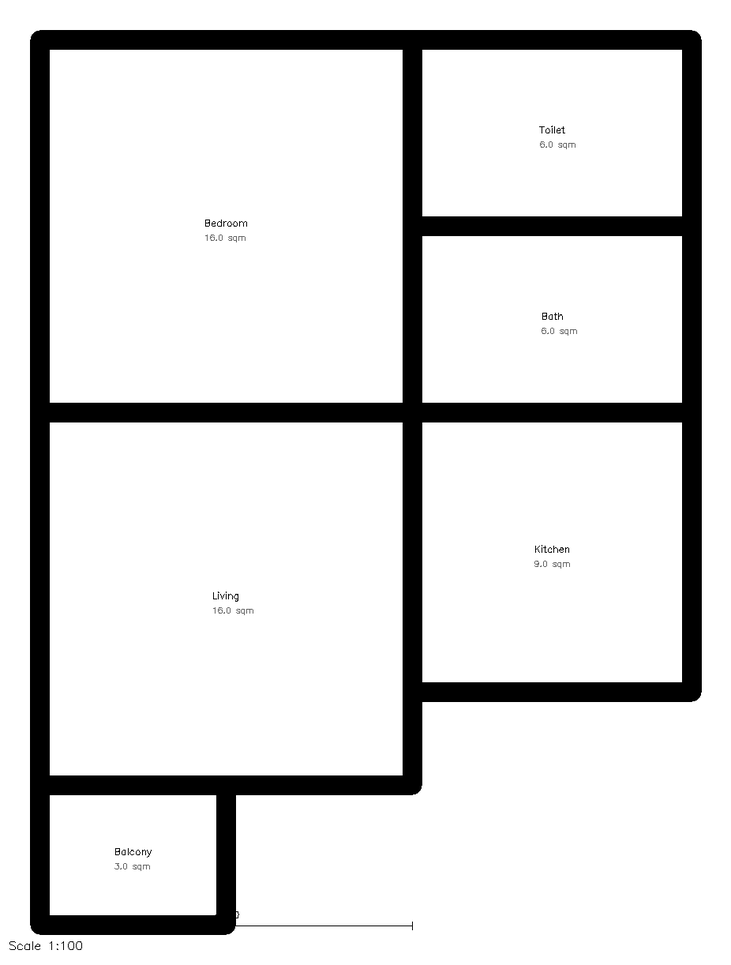
#> input picture data/benchmark/raw/synth_1bhk.png, 731 x 965 px, shrunk from 926 x 1222 before the run
$ python preprocess.py ../data/benchmark/raw/synth_1bhk.png
#> lines starting #> are read from the running program, lines starting #| are printed output that depends on the picture; after the words box and inside, x2 and y2 are one past the last pixel; in counts of white or black regions, pixels touching at a corner belong together
"""
Floor Plan Preprocessing Module
Image preprocessing for raster plans: deskew, denoise, adaptive threshold.
"""

import logging
from dataclasses import dataclass
from typing import Tuple, Optional
import numpy as np
import cv2
from scipy import ndimage

logger = logging.getLogger(__name__)


@dataclass
class PreprocessConfig:
    """Configuration for preprocessing."""
    # Deskew
    enable_deskew: bool = True
    deskew_angle_threshold: float = 5.0  # degrees

    # Denoise
    enable_denoise: bool = True
    denoise_strength: int = 10

    # Contrast enhancement
    enable_clahe: bool = True
    clahe_clip_limit: float = 2.0
    clahe_tile_size: Tuple[int, int] = (8, 8)

    # Binarization
    adaptive_block_size: int = 35
    adaptive_c: int = 10

    # Morphological cleanup
    remove_small_noise: bool = True
    noise_kernel_size: int = 3

    # Border handling
    add_border: bool = True
    border_size: int = 50


@dataclass
class PreprocessResult:
    """Result of preprocessing."""
    original: np.ndarray
    grayscale: np.ndarray
    binarized: np.ndarray
    cleaned: np.ndarray
    deskew_angle: float = 0.0
    scale_factor: float = 1.0


class Preprocessor:
    """
    Image preprocessing for floor plans.
    Handles deskew, denoise, and binarization.
    """

    def __init__(self, config: Optional[PreprocessConfig] = None):
        self.config = config or PreprocessConfig()

    def process(self, image: np.ndarray) -> PreprocessResult:
        """
        Full preprocessing pipeline.

        Args:
            image: Input BGR image

        Returns:
            PreprocessResult with all intermediate images
        """
        logger.info(f"Preprocessing image of shape {image.shape}")

        original = image.copy()

        # Convert to grayscale
        if len(image.shape) == 3:
            gray = cv2.cvtColor(image, cv2.COLOR_BGR2GRAY)
        else:
            gray = image.copy()

        # Deskew
        deskew_angle = 0.0
        if self.config.enable_deskew:
            gray, deskew_angle = self._deskew(gray)
            if abs(deskew_angle) > 0.1:
                logger.info(f"Deskewed by {deskew_angle:.2f} degrees")

        # Denoise
        if self.config.enable_denoise:
            gray = cv2.fastNlMeansDenoising(
                gray,
                h=self.config.denoise_strength
            )

        # Contrast enhancement (CLAHE)
        if self.config.enable_clahe:
            clahe = cv2.createCLAHE(
                clipLimit=self.config.clahe_clip_limit,
                tileGridSize=self.config.clahe_tile_size
            )
            gray = clahe.apply(gray)

        # Add border if needed
        if self.config.add_border:
            border = self.config.border_size
            gray = cv2.copyMakeBorder(
                gray, border, border, border, border,
                cv2.BORDER_CONSTANT, value=255
            )

        # Binarization - adaptive thresholding
        binarized = cv2.adaptiveThreshold(
            gray,
            255,
            cv2.ADAPTIVE_THRESH_GAUSSIAN_C,
            cv2.THRESH_BINARY_INV,
            self.config.adaptive_block_size,
            self.config.adaptive_c
        )

        # Cleanup small noise
        cleaned = binarized.copy()
        if self.config.remove_small_noise:
            cleaned = self._remove_small_components(
                cleaned,
                min_size=self.config.noise_kernel_size ** 2 * 4
            )

        return PreprocessResult(
            original=original,
            grayscale=gray,
            binarized=binarized,
            cleaned=cleaned,
            deskew_angle=deskew_angle
        )

    def _deskew(self, image: np.ndarray) -> Tuple[np.ndarray, float]:
        """
        Detect and correct skew in image.

        Returns:
            Tuple of (deskewed image, angle in degrees)
        """
        # Detect edges
        edges = cv2.Canny(image, 50, 150, apertureSize=3)

        # Detect lines using Hough transform
        lines = cv2.HoughLinesP(
            edges,
            rho=1,
            theta=np.pi / 180,
            threshold=100,
            minLineLength=100,
            maxLineGap=10
        )

        if lines is None or len(lines) < 10:
            return image, 0.0

        # Calculate angles of lines
        angles = []
        for line in lines:
            x1, y1, x2, y2 = line[0]
            angle = np.arctan2(y2 - y1, x2 - x1) * 180 / np.pi

            # Normalize to -90 to 90
            while angle > 90:
                angle -= 180
            while angle < -90:
                angle += 180

            # Only consider nearly horizontal or vertical lines
            if abs(angle) < 45:
                angles.append(angle)
            elif abs(angle) > 45:
                # Vertical line - compute deviation from 90
                angles.append(angle - 90 if angle > 0 else angle + 90)

        if not angles:
            return image, 0.0

        # Use median angle
        median_angle = np.median(angles)

        # Only deskew if angle is significant but not too large
        if abs(median_angle) < 0.1 or abs(median_angle) > self.config.deskew_angle_threshold:
            return image, 0.0

        # Rotate image
        h, w = image.shape[:2]
        center = (w // 2, h // 2)
        rotation_matrix = cv2.getRotationMatrix2D(center, median_angle, 1.0)

        # Calculate new image size to avoid cropping
        cos = abs(rotation_matrix[0, 0])
        sin = abs(rotation_matrix[0, 1])
        new_w = int(h * sin + w * cos)
        new_h = int(h * cos + w * sin)

        rotation_matrix[0, 2] += (new_w - w) / 2
        rotation_matrix[1, 2] += (new_h - h) / 2

        rotated = cv2.warpAffine(
            image,
            rotation_matrix,
            (new_w, new_h),
            borderMode=cv2.BORDER_CONSTANT,
            borderValue=255
        )

        return rotated, median_angle

    def _remove_small_components(self, binary: np.ndarray, min_size: int = 50) -> np.ndarray:
        """Remove small connected components (noise)."""
        # Label connected components
        num_labels, labels, stats, _ = cv2.connectedComponentsWithStats(
            binary, connectivity=8
        )

        # Create output image
        output = np.zeros_like(binary)

        for i in range(1, num_labels):  # Skip background (0)
            area = stats[i, cv2.CC_STAT_AREA]
            if area >= min_size:
                output[labels == i] = 255

        return output


# [78 lines left out: functions create_wall_mask, close_gaps, fill_holes, not called in this run]


def preprocess_plan(image: np.ndarray, config: Optional[PreprocessConfig] = None) -> PreprocessResult:
    """
    Convenience function to preprocess a floor plan image.

    Args:
        image: Input BGR image
        config: Optional preprocessing configuration

    Returns:
        PreprocessResult
    """
    preprocessor = Preprocessor(config)
    return preprocessor.process(image)


if __name__ == "__main__":
    import sys

    logging.basicConfig(level=logging.INFO)

    if len(sys.argv) > 1:
        img = cv2.imread(sys.argv[1])
#> img is the input picture: shape (965, 731, 3); min 0, max 255, mean 220.8
        if img is not None:
            result = preprocess_plan(img)
#> in _deskew, `edges = cv2.Canny(image, 50, 150, apertureSize=3)`:
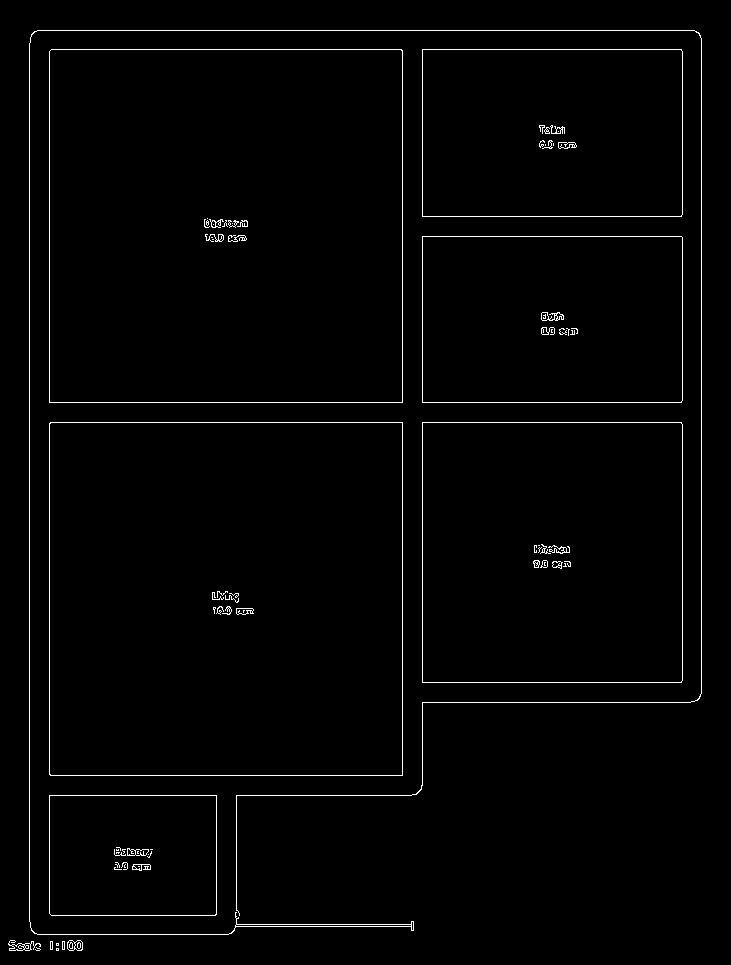
#> edges: shape (965, 731); 1.6% white in thin lines or dots
#> in _deskew, `lines = cv2.HoughLinesP( edges, rho=1, theta=np.pi / 180, threshold=10..`: lines = 27 rows, first 6: [29, 921, 29, 43], [422, 402, 422, 236], [49, 774, 49, 423], [402, 402, 402, 50], [422, 422, 681, 422], [37, 30, 694, 30]
#> the loop in _deskew, `for line in lines:` made 27 passes
#> (x1, y1, x2, y2) on passes 1 to 8: (29, 921, 29, 43), (422, 402, 422, 236), (49, 774, 49, 423), (402, 402, 402, 50), (422, 422, 681, 422), (37, 30, 694, 30), (701, 693, 701, 38), (51, 49, 401, 49)
#> after the loop in _deskew, `for line in lines:`: angles = 27 values from 0 to 0
#> in _deskew, `median_angle = np.median(angles)`: median_angle = 0
#> in process, `gray = cv2.copyMakeBorder( gray, border, border, border, border, cv2.B..`:
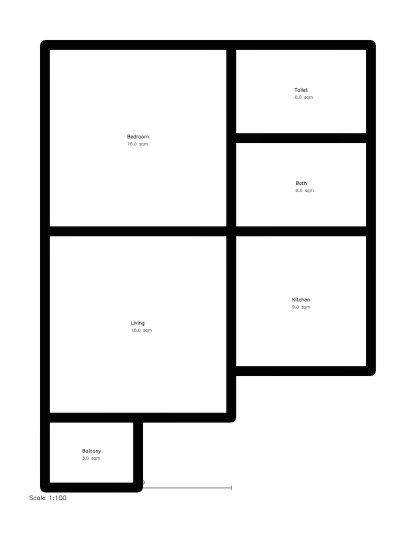
#> gray: shape (1065, 831) (shown at 1/2 size); min 1, max 255, mean 228.1
#> in _remove_small_components, `num_labels, labels, stats, _ = cv2.connectedComponentsWithStats( binar..`:
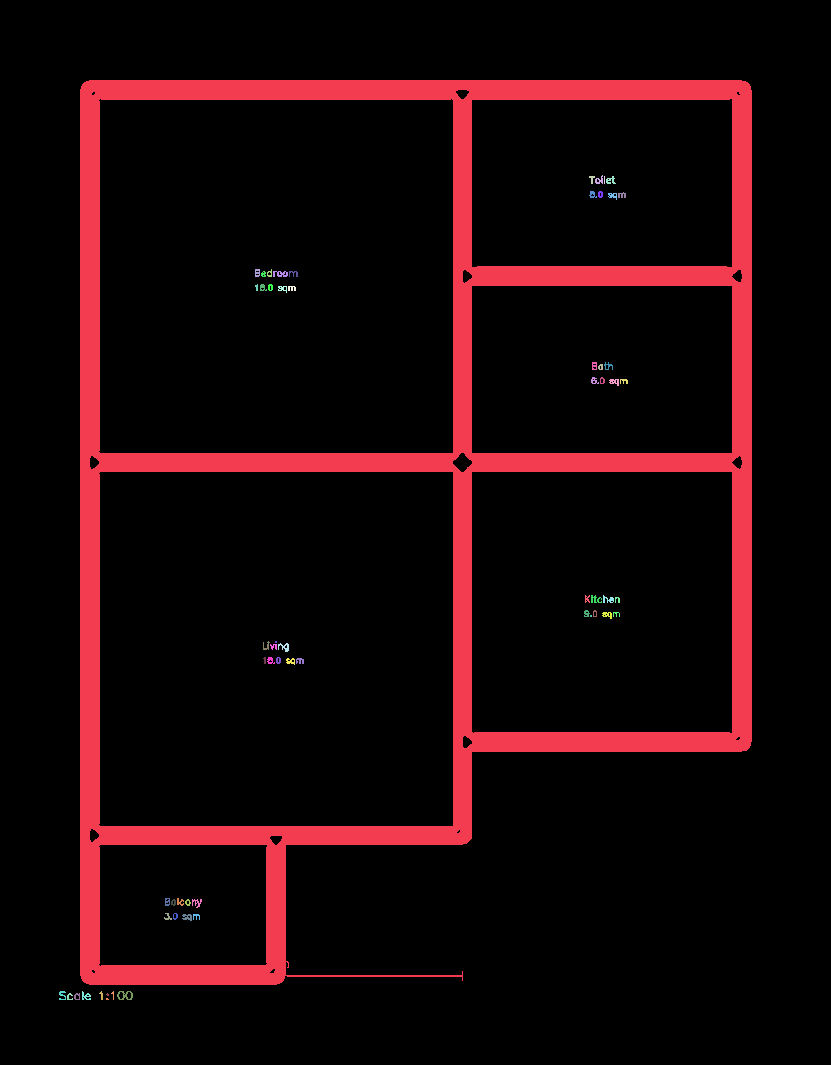
#> labels: shape (1065, 831) int32; 63 distinct labels, from 0 to 62; one colour per label, 0 black
#> in _remove_small_components, `num_labels, labels, stats, _ = cv2.connectedComponentsWithStats( binar..`: num_labels = 63; stats = 63 rows, first 6: [0, 0, 831, 1065, 790696], [80, 80, 672, 905, 92512], [595, 175, 8, 9, 39], [589, 176, 6, 8, 24], [604, 176, 1, 8, 8], [606, 176, 10, 8, 44]
#> the loop in _remove_small_components, `for i in range(1, num_labels):` made 62 passes
#> area on passes 1, 2, 3, 5, 6, 7, 8, 9: 92512, 39, 24, 44, 33, 28, 37, 33
#> after the loop in _remove_small_components, `for i in range(1, num_labels):`:
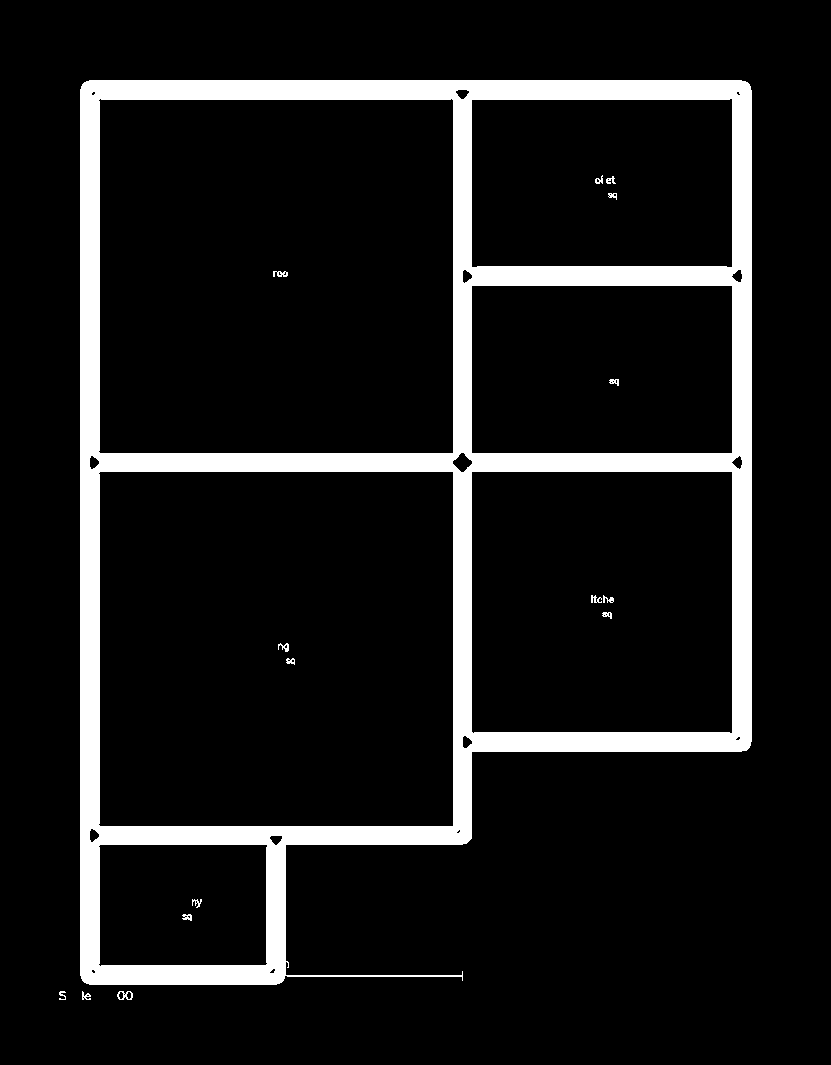
#> output: shape (1065, 831); 10.5% white; 16 white regions, largest, box (x1, y1, x2, y2) and area: (80, 80, 752, 985) 92512, (117, 991, 133, 1000) 74, (273, 271, 288, 277) 61
            print(f"Original shape: {result.original.shape}")
#| Original shape: (965, 731, 3)
            print(f"Processed shape: {result.cleaned.shape}")
#| Processed shape: (1065, 831)
            print(f"Deskew angle: {result.deskew_angle:.2f}")
#| Deskew angle: 0.00

            # Save outputs
            cv2.imwrite("preprocessed_gray.png", result.grayscale)
            cv2.imwrite("preprocessed_binary.png", result.binarized)
            cv2.imwrite("preprocessed_cleaned.png", result.cleaned)
            print("Saved preprocessed images")
    else:
        print("Usage: python preprocess.py <image_file>")

$ run again, on data/benchmark/raw/synth_3bhk.png
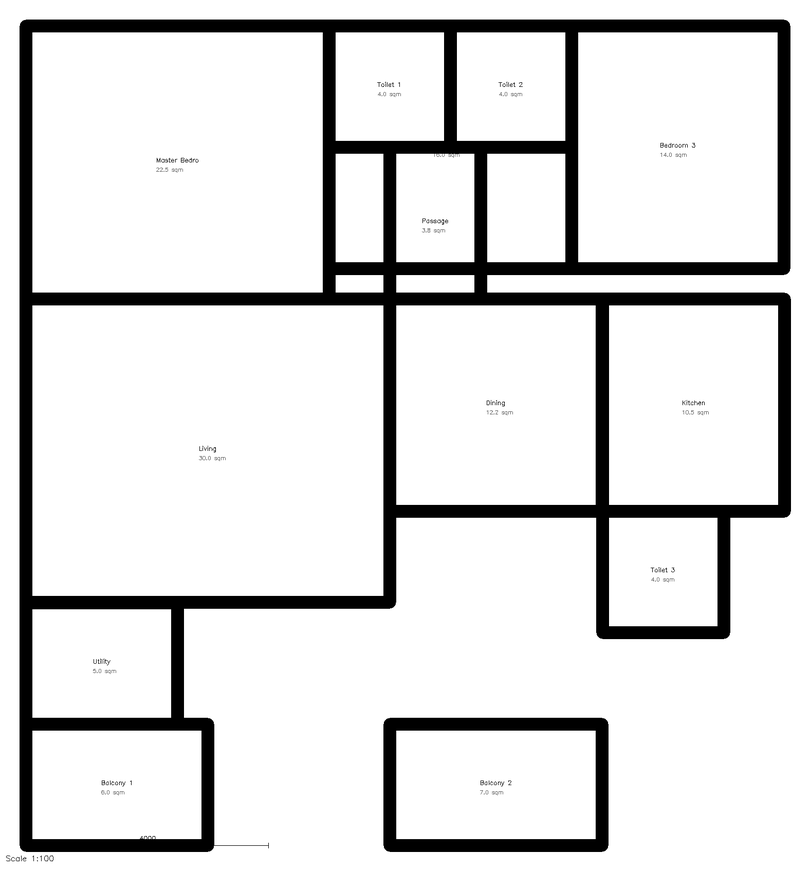
#> input picture data/benchmark/raw/synth_3bhk.png, 810 x 871 px, shrunk from 1576 x 1694 before the run
#> img is the input picture: shape (871, 810, 3); min 0, max 255, mean 221.5
#> in _deskew, `edges = cv2.Canny(image, 50, 150, apertureSize=3)`:
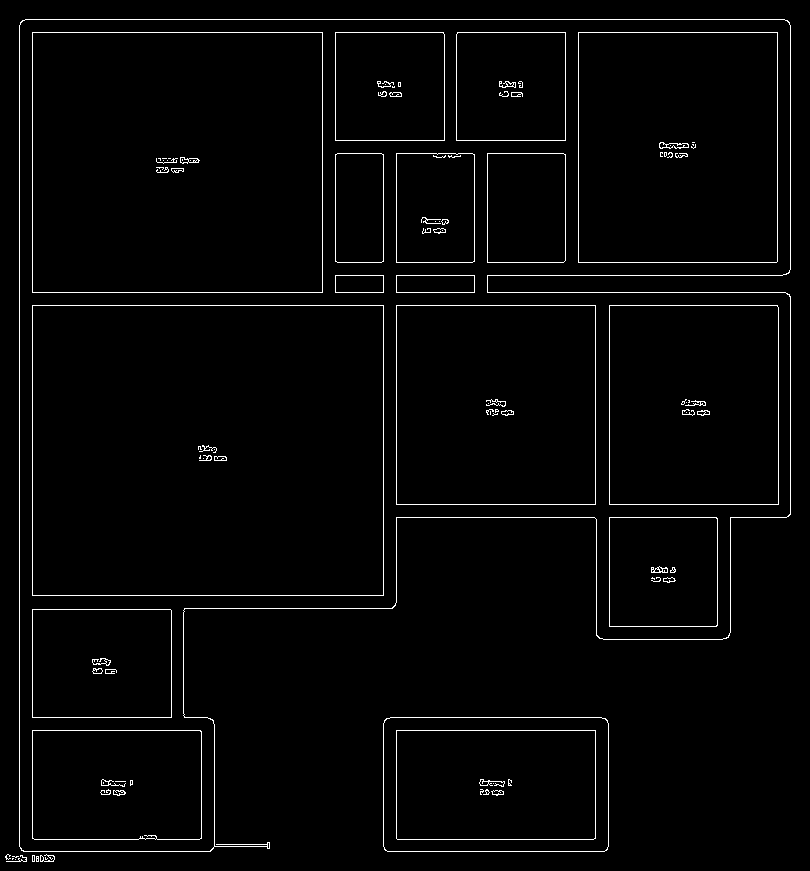
#> edges: shape (871, 810); 2.3% white in thin lines or dots
#> lines = 52 rows, first 6: [32, 305, 383, 305], [25, 19, 784, 19], [19, 846, 19, 25], [32, 292, 322, 292], [32, 291, 32, 32], [33, 32, 322, 32]
#> the loop in _deskew, `for line in lines:` made 52 passes
#> (x1, y1, x2, y2) on passes 1 to 8: (32, 305, 383, 305), (25, 19, 784, 19), (19, 846, 19, 25), (32, 292, 322, 292), (32, 291, 32, 32), (33, 32, 322, 32), (396, 504, 396, 305), (383, 261, 383, 154)
#> after the loop in _deskew, `for line in lines:`: angles = 52 values from 0 to 0
#> median_angle = 0
#> binarized: shape (971, 910); 10.4% white; 62 white regions (20 under 20 px), largest, box (x1, y1, x2, y2) and area: (69, 69, 841, 902) 81571, (433, 768, 659, 902) 8555, (472, 268, 499, 275) 109
#> in _remove_small_components, `num_labels, labels, stats, _ = cv2.connectedComponentsWithStats( binar..`:
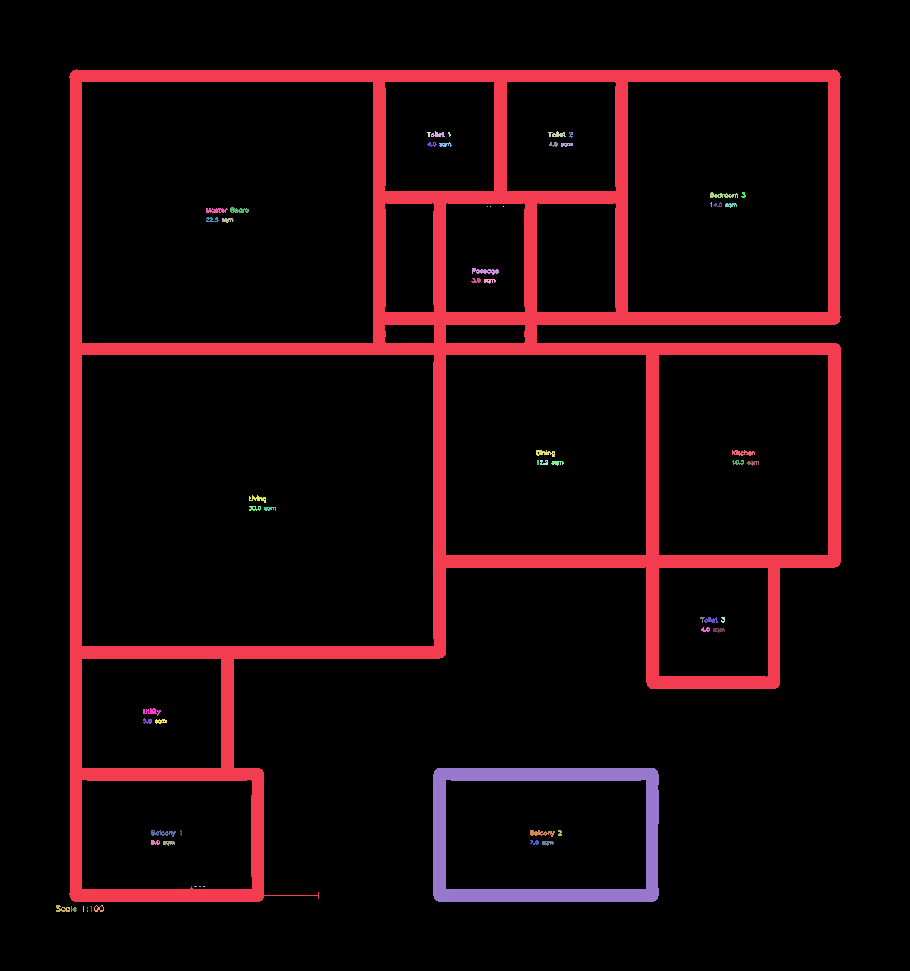
#> labels: shape (971, 910) int32; 63 distinct labels, from 0 to 62; one colour per label, 0 black
#> num_labels = 63; stats = 63 rows, first 6: [0, 0, 910, 971, 791325], [69, 69, 772, 833, 81571], [431, 131, 14, 6, 51], [548, 131, 18, 6, 65], [427, 132, 4, 5, 12], [448, 132, 3, 5, 9]
#> the loop in _remove_small_components, `for i in range(1, num_labels):` made 62 passes
#> area on passes 1, 2, 3, 7, 8, 9, 10, 11: 81571, 51, 65, 27, 38, 30, 38, 97
#| Original shape: (871, 810, 3)
#| Processed shape: (971, 910)
#| Deskew angle: 0.00
